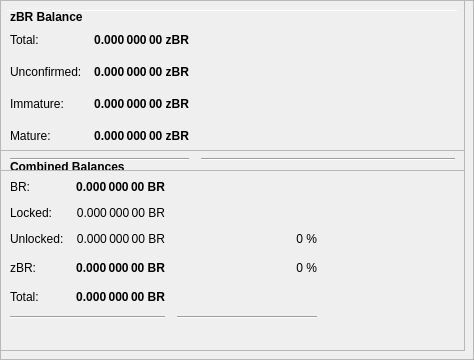
        <widget class="QFrame" name="frameObfuscation">
         <property name="minimumSize">
          <size>
           <width>0</width>
           <height>350</height>
          </size>
         </property>
         <property name="layoutDirection">
          <enum>Qt::LeftToRight</enum>
         </property>
         <property name="frameShape">
          <enum>QFrame::StyledPanel</enum>
         </property>
         <property name="frameShadow">
          <enum>QFrame::Raised</enum>
         </property>
         <widget class="QPushButton" name="runAutoDenom">
          <property name="geometry">
           <rect>
            <x>251</x>
            <y>17</y>
            <width>1</width>
            <height>1</height>
           </rect>
          </property>
          <property name="palette">
           <palette>
            <active>
             <colorrole role="WindowText">
              <brush brushstyle="SolidPattern">
               <color alpha="255">
                <red>0</red>
                <green>0</green>
                <blue>0</blue>
               </color>
              </brush>
             </colorrole>
             <colorrole role="Button">
              <brush brushstyle="SolidPattern">
               <color alpha="255">
                <red>239</red>
                <green>238</green>
                <blue>238</blue>
               </color>
              </brush>
             </colorrole>
             <colorrole role="Light">
              <brush brushstyle="SolidPattern">
               <color alpha="255">
                <red>255</red>
                <green>255</green>
                <blue>255</blue>
               </color>
              </brush>
             </colorrole>
             <colorrole role="Midlight">
              <brush brushstyle="SolidPattern">
               <color alpha="255">
                <red>247</red>
                <green>246</green>
                <blue>246</blue>
               </color>
              </brush>
             </colorrole>
             <colorrole role="Dark">
              <brush brushstyle="SolidPattern">
               <color alpha="255">
                <red>119</red>
                <green>119</green>
                <blue>119</blue>
               </color>
              </brush>
             </colorrole>
             <colorrole role="Mid">
              <brush brushstyle="SolidPattern">
               <color alpha="255">
                <red>159</red>
                <green>159</green>
                <blue>159</blue>
               </color>
              </brush>
             </colorrole>
             <colorrole role="Text">
              <brush brushstyle="SolidPattern">
               <color alpha="255">
                <red>0</red>
                <green>0</green>
                <blue>0</blue>
               </color>
              </brush>
             </colorrole>
             <colorrole role="BrightText">
              <brush brushstyle="SolidPattern">
               <color alpha="255">
                <red>255</red>
                <green>255</green>
                <blue>255</blue>
               </color>
              </brush>
             </colorrole>
             <colorrole role="ButtonText">
              <brush brushstyle="SolidPattern">
               <color alpha="255">
                <red>0</red>
                <green>0</green>
                <blue>0</blue>
               </color>
              </brush>
             </colorrole>
             <colorrole role="Base">
              <brush brushstyle="SolidPattern">
               <color alpha="255">
                <red>255</red>
                <green>255</green>
                <blue>255</blue>
               </color>
              </brush>
             </colorrole>
             <colorrole role="Window">
              <brush brushstyle="SolidPattern">
               <color alpha="255">
                <red>239</red>
                <green>238</green>
                <blue>238</blue>
               </color>
              </brush>
             </colorrole>
             <colorrole role="Shadow">
              <brush brushstyle="SolidPattern">
               <color alpha="255">
                <red>0</red>
                <green>0</green>
                <blue>0</blue>
               </color>
              </brush>
             </colorrole>
             <colorrole role="AlternateBase">
              <brush brushstyle="SolidPattern">
               <color alpha="255">
                <red>247</red>
                <green>246</green>
                <blue>246</blue>
               </color>
              </brush>
             </colorrole>
             <colorrole role="ToolTipBase">
              <brush brushstyle="SolidPattern">
               <color alpha="255">
                <red>255</red>
                <green>255</green>
                <blue>220</blue>
               </color>
              </brush>
             </colorrole>
             <colorrole role="ToolTipText">
              <brush brushstyle="SolidPattern">
               <color alpha="255">
                <red>0</red>
                <green>0</green>
                <blue>0</blue>
               </color>
              </brush>
             </colorrole>
            </active>
            <inactive>
             <colorrole role="WindowText">
              <brush brushstyle="SolidPattern">
               <color alpha="255">
                <red>0</red>
                <green>0</green>
                <blue>0</blue>
               </color>
              </brush>
             </colorrole>
             <colorrole role="Button">
              <brush brushstyle="SolidPattern">
               <color alpha="255">
                <red>239</red>
                <green>238</green>
                <blue>238</blue>
               </color>
              </brush>
             </colorrole>
             <colorrole role="Light">
              <brush brushstyle="SolidPattern">
               <color alpha="255">
                <red>255</red>
                <green>255</green>
                <blue>255</blue>
               </color>
              </brush>
             </colorrole>
             <colorrole role="Midlight">
              <brush brushstyle="SolidPattern">
               <color alpha="255">
                <red>247</red>
                <green>246</green>
                <blue>246</blue>
               </color>
              </brush>
             </colorrole>
             <colorrole role="Dark">
              <brush brushstyle="SolidPattern">
               <color alpha="255">
                <red>119</red>
                <green>119</green>
                <blue>119</blue>
               </color>
              </brush>
             </colorrole>
             <colorrole role="Mid">
              <brush brushstyle="SolidPattern">
               <color alpha="255">
                <red>159</red>
                <green>159</green>
                <blue>159</blue>
               </color>
              </brush>
             </colorrole>
             <colorrole role="Text">
              <brush brushstyle="SolidPattern">
               <color alpha="255">
                <red>0</red>
                <green>0</green>
                <blue>0</blue>
               </color>
              </brush>
             </colorrole>
             <colorrole role="BrightText">
              <brush brushstyle="SolidPattern">
               <color alpha="255">
                <red>255</red>
                <green>255</green>
                <blue>255</blue>
               </color>
              </brush>
             </colorrole>
             <colorrole role="ButtonText">
              <brush brushstyle="SolidPattern">
               <color alpha="255">
                <red>0</red>
                <green>0</green>
                <blue>0</blue>
               </color>
              </brush>
             </colorrole>
             <colorrole role="Base">
              <brush brushstyle="SolidPattern">
               <color alpha="255">
                <red>255</red>
                <green>255</green>
                <blue>255</blue>
               </color>
              </brush>
             </colorrole>
             <colorrole role="Window">
              <brush brushstyle="SolidPattern">
               <color alpha="255">
                <red>239</red>
                <green>238</green>
                <blue>238</blue>
               </color>
              </brush>
             </colorrole>
             <colorrole role="Shadow">
              <brush brushstyle="SolidPattern">
               <color alpha="255">
                <red>0</red>
                <green>0</green>
                <blue>0</blue>
               </color>
              </brush>
             </colorrole>
             <colorrole role="AlternateBase">
              <brush brushstyle="SolidPattern">
               <color alpha="255">
                <red>247</red>
                <green>246</green>
                <blue>246</blue>
               </color>
              </brush>
             </colorrole>
             <colorrole role="ToolTipBase">
              <brush brushstyle="SolidPattern">
               <color alpha="255">
                <red>255</red>
                <green>255</green>
                <blue>220</blue>
               </color>
              </brush>
             </colorrole>
             <colorrole role="ToolTipText">
              <brush brushstyle="SolidPattern">
               <color alpha="255">
                <red>0</red>
                <green>0</green>
                <blue>0</blue>
               </color>
              </brush>
             </colorrole>
            </inactive>
            <disabled>
             <colorrole role="WindowText">
              <brush brushstyle="SolidPattern">
               <color alpha="255">
                <red>119</red>
                <green>119</green>
                <blue>119</blue>
               </color>
              </brush>
             </colorrole>
             <colorrole role="Button">
              <brush brushstyle="SolidPattern">
               <color alpha="255">
                <red>239</red>
                <green>238</green>
                <blue>238</blue>
               </color>
              </brush>
             </colorrole>
             <colorrole role="Light">
              <brush brushstyle="SolidPattern">
               <color alpha="255">
                <red>255</red>
                <green>255</green>
                <blue>255</blue>
               </color>
              </brush>
             </colorrole>
             <colorrole role="Midlight">
              <brush brushstyle="SolidPattern">
               <color alpha="255">
                <red>247</red>
                <green>246</green>
                <blue>246</blue>
               </color>
              </brush>
             </colorrole>
             <colorrole role="Dark">
              <brush brushstyle="SolidPattern">
               <color alpha="255">
                <red>119</red>
                <green>119</green>
                <blue>119</blue>
               </color>
              </brush>
             </colorrole>
             <colorrole role="Mid">
              <brush brushstyle="SolidPattern">
               <color alpha="255">
                <red>159</red>
                <green>159</green>
                <blue>159</blue>
               </color>
              </brush>
             </colorrole>
             <colorrole role="Text">
              <brush brushstyle="SolidPattern">
               <color alpha="255">
                <red>119</red>
                <green>119</green>
                <blue>119</blue>
               </color>
              </brush>
             </colorrole>
             <colorrole role="BrightText">
              <brush brushstyle="SolidPattern">
               <color alpha="255">
                <red>255</red>
                <green>255</green>
                <blue>255</blue>
               </color>
              </brush>
             </colorrole>
             <colorrole role="ButtonText">
              <brush brushstyle="SolidPattern">
               <color alpha="255">
                <red>119</red>
                <green>119</green>
                <blue>119</blue>
               </color>
              </brush>
             </colorrole>
             <colorrole role="Base">
              <brush brushstyle="SolidPattern">
               <color alpha="255">
                <red>239</red>
                <green>238</green>
                <blue>238</blue>
               </color>
              </brush>
             </colorrole>
             <colorrole role="Window">
              <brush brushstyle="SolidPattern">
               <color alpha="255">
                <red>239</red>
                <green>238</green>
                <blue>238</blue>
               </color>
              </brush>
             </colorrole>
             <colorrole role="Shadow">
              <brush brushstyle="SolidPattern">
               <color alpha="255">
                <red>0</red>
                <green>0</green>
                <blue>0</blue>
               </color>
              </brush>
             </colorrole>
             <colorrole role="AlternateBase">
              <brush brushstyle="SolidPattern">
               <color alpha="255">
                <red>239</red>
                <green>238</green>
                <blue>238</blue>
               </color>
              </brush>
             </colorrole>
             <colorrole role="ToolTipBase">
              <brush brushstyle="SolidPattern">
               <color alpha="255">
                <red>255</red>
                <green>255</green>
                <blue>220</blue>
               </color>
              </brush>
             </colorrole>
             <colorrole role="ToolTipText">
              <brush brushstyle="SolidPattern">
               <color alpha="255">
                <red>0</red>
                <green>0</green>
                <blue>0</blue>
               </color>
              </brush>
             </colorrole>
            </disabled>
           </palette>
          </property>
          <property name="focusPolicy">
           <enum>Qt::NoFocus</enum>
          </property>
          <property name="autoFillBackground">
           <bool>true</bool>
          </property>
          <property name="text">
           <string/>
          </property>
          <property name="flat">
           <bool>true</bool>
          </property>
         </widget>
         <widget class="Line" name="line">
          <property name="geometry">
           <rect>
            <x>7</x>
            <y>10</y>
            <width>451</width>
            <height>1</height>
           </rect>
          </property>
          <property name="orientation">
           <enum>Qt::Horizontal</enum>
          </property>
         </widget>
         <widget class="QFrame" name="frame_3">
          <property name="geometry">
           <rect>
            <x>0</x>
            <y>150</y>
            <width>465</width>
            <height>201</height>
           </rect>
          </property>
          <property name="frameShape">
           <enum>QFrame::StyledPanel</enum>
          </property>
          <property name="frameShadow">
           <enum>QFrame::Raised</enum>
          </property>
          <layout class="QVBoxLayout" name="verticalLayout_5">
           <item>
            <layout class="QHBoxLayout" name="horizontalLayout_5" stretch="0">
             <item>
              <widget class="QLabel" name="label_5z">
               <property name="maximumSize">
                <size>
                 <width>16777215</width>
                 <height>20</height>
                </size>
               </property>
               <property name="font">
                <font>
                 <weight>75</weight>
                 <bold>true</bold>
                </font>
               </property>
               <property name="toolTip">
                <string>Combined Balances (including unconfirmed and immature coins)</string>
               </property>
               <property name="text">
                <string>&lt;html&gt;&lt;head/&gt;&lt;body&gt;&lt;p&gt;Combined Balances&lt;/p&gt;&lt;/body&gt;&lt;/html&gt;</string>
               </property>
              </widget>
             </item>
            </layout>
           </item>
           <item>
            <layout class="QGridLayout" name="gridLayout_3">
             <property name="spacing">
              <number>12</number>
             </property>
             <item row="7" column="0" colspan="2">
              <widget class="Line" name="lineSpendableBalance_3">
               <property name="orientation">
                <enum>Qt::Horizontal</enum>
               </property>
              </widget>
             </item>
             <item row="7" column="2">
              <widget class="Line" name="lineWatchBalance_3">
               <property name="sizePolicy">
                <sizepolicy hsizetype="Preferred" vsizetype="Fixed">
                 <horstretch>0</horstretch>
                 <verstretch>0</verstretch>
                </sizepolicy>
               </property>
               <property name="minimumSize">
                <size>
                 <width>140</width>
                 <height>0</height>
                </size>
               </property>
               <property name="orientation">
                <enum>Qt::Horizontal</enum>
               </property>
              </widget>
             </item>
             <item row="4" column="1">
              <widget class="QLabel" name="labelzBalancez">
               <property name="font">
                <font>
                 <weight>75</weight>
                 <bold>true</bold>
                </font>
               </property>
               <property name="cursor">
                <cursorShape>IBeamCursor</cursorShape>
               </property>
               <property name="toolTip">
                <string>Total of transactions that have yet to be confirmed, and do not yet count toward the spendable balance</string>
               </property>
               <property name="text">
                <string notr="true">0.000 000 00 BR</string>
               </property>
               <property name="alignment">
                <set>Qt::AlignRight|Qt::AlignTrailing|Qt::AlignVCenter</set>
               </property>
               <property name="textInteractionFlags">
                <set>Qt::LinksAccessibleByMouse|Qt::TextSelectableByKeyboard|Qt::TextSelectableByMouse</set>
               </property>
              </widget>
             </item>
             <item row="6" column="1">
              <widget class="QLabel" name="labelTotalz">
               <property name="font">
                <font>
                 <weight>75</weight>
                 <bold>true</bold>
                </font>
               </property>
               <property name="cursor">
                <cursorShape>IBeamCursor</cursorShape>
               </property>
               <property name="toolTip">
                <string>Total Balance, including unconfirmed and immature coins.</string>
               </property>
               <property name="text">
                <string notr="true">0.000 000 00 BR</string>
               </property>
               <property name="alignment">
                <set>Qt::AlignRight|Qt::AlignTrailing|Qt::AlignVCenter</set>
               </property>
               <property name="textInteractionFlags">
                <set>Qt::LinksAccessibleByMouse|Qt::TextSelectableByKeyboard|Qt::TextSelectableByMouse</set>
               </property>
              </widget>
             </item>
             <item row="4" column="3">
              <spacer name="horizontalSpacer_6">
               <property name="orientation">
                <enum>Qt::Horizontal</enum>
               </property>
               <property name="sizeHint" stdset="0">
                <size>
                 <width>40</width>
                 <height>20</height>
                </size>
               </property>
              </spacer>
             </item>
             <item row="6" column="0">
              <widget class="QLabel" name="labelTotalTextz">
               <property name="text">
                <string>Total:</string>
               </property>
              </widget>
             </item>
             <item row="1" column="0">
              <widget class="QLabel" name="labelBalanceTextz">
               <property name="text">
                <string>BR:</string>
               </property>
              </widget>
             </item>
             <item row="1" column="1">
              <widget class="QLabel" name="labelBalancez">
               <property name="font">
                <font>
                 <weight>75</weight>
                 <bold>true</bold>
                </font>
               </property>
               <property name="cursor">
                <cursorShape>IBeamCursor</cursorShape>
               </property>
               <property name="toolTip">
                <string>Your current spendable balance</string>
               </property>
               <property name="text">
                <string notr="true">0.000 000 00 BR</string>
               </property>
               <property name="alignment">
                <set>Qt::AlignRight|Qt::AlignTrailing|Qt::AlignVCenter</set>
               </property>
               <property name="textInteractionFlags">
                <set>Qt::LinksAccessibleByMouse|Qt::TextSelectableByKeyboard|Qt::TextSelectableByMouse</set>
               </property>
              </widget>
             </item>
             <item row="4" column="0">
              <widget class="QLabel" name="labelzBalanceTextz">
               <property name="toolTip">
                <string/>
               </property>
               <property name="text">
                <string>zBR:</string>
               </property>
              </widget>
             </item>
             <item row="4" column="2">
              <widget class="QLabel" name="labelzBRPercent">
               <property name="toolTip">
                <string>Current percentage of zBR.
If AutoMint is enabled this percentage will settle around the configured AutoMint percentage (default = 10%)</string>
               </property>
               <property name="text">
                <string>0 %</string>
               </property>
               <property name="alignment">
                <set>Qt::AlignRight|Qt::AlignTrailing|Qt::AlignVCenter</set>
               </property>
              </widget>
             </item>
             <item row="6" column="2">
              <widget class="QLabel" name="label100Percent">
               <property name="text">
                <string/>
               </property>
               <property name="alignment">
                <set>Qt::AlignRight|Qt::AlignTrailing|Qt::AlignVCenter</set>
               </property>
              </widget>
             </item>
             <item row="2" column="1">
              <widget class="QLabel" name="labelLockedBalance">
               <property name="toolTip">
                <string>Locked BR or Masternode collaterals. These are excluded from zCATO minting.</string>
               </property>
               <property name="text">
                <string>0.000 000 00 BR</string>
               </property>
               <property name="alignment">
                <set>Qt::AlignRight|Qt::AlignTrailing|Qt::AlignVCenter</set>
               </property>
              </widget>
             </item>
             <item row="2" column="0">
              <widget class="QLabel" name="labelLockedBalanceText">
               <property name="toolTip">
                <string>Locked BR or Masternode collaterals. These are excluded from zCATO minting.</string>
               </property>
               <property name="text">
                <string>Locked:</string>
               </property>
              </widget>
             </item>
             <item row="3" column="0">
              <widget class="QLabel" name="labelUnLockedBalanceText">
               <property name="toolTip">
                <string>Unlocked BRs. These can be used for zCATO minting.</string>
               </property>
               <property name="text">
                <string>Unlocked:</string>
               </property>
              </widget>
             </item>
             <item row="3" column="1">
              <widget class="QLabel" name="labelUnLockedBalance">
               <property name="toolTip">
                <string>Unlocked BRs. These can be used for zCATO minting.</string>
               </property>
               <property name="text">
                <string>0.000 000 00 BR</string>
               </property>
               <property name="alignment">
                <set>Qt::AlignRight|Qt::AlignTrailing|Qt::AlignVCenter</set>
               </property>
              </widget>
             </item>
             <item row="3" column="2">
              <widget class="QLabel" name="labelBRPercent">
               <property name="text">
                <string>0 %</string>
               </property>
               <property name="alignment">
                <set>Qt::AlignRight|Qt::AlignTrailing|Qt::AlignVCenter</set>
               </property>
              </widget>
             </item>
            </layout>
           </item>
           <item>
            <spacer name="verticalSpacer">
             <property name="orientation">
              <enum>Qt::Vertical</enum>
             </property>
             <property name="sizeHint" stdset="0">
              <size>
               <width>20</width>
               <height>40</height>
              </size>
             </property>
            </spacer>
           </item>
          </layout>
         </widget>
         <widget class="QFrame" name="frame_4">
          <property name="geometry">
           <rect>
            <x>0</x>
            <y>0</y>
            <width>465</width>
            <height>171</height>
           </rect>
          </property>
          <property name="frameShape">
           <enum>QFrame::StyledPanel</enum>
          </property>
          <property name="frameShadow">
           <enum>QFrame::Raised</enum>
          </property>
          <layout class="QVBoxLayout" name="verticalLayout_7">
           <item>
            <layout class="QHBoxLayout" name="horizontalLayout_8" stretch="0">
             <item>
              <widget class="QLabel" name="label_5z_3">
               <property name="maximumSize">
                <size>
                 <width>16777215</width>
                 <height>20</height>
                </size>
               </property>
               <property name="font">
                <font>
                 <weight>75</weight>
                 <bold>true</bold>
                </font>
               </property>
               <property name="text">
                <string>zBR Balance</string>
               </property>
              </widget>
             </item>
            </layout>
           </item>
           <item>
            <layout class="QGridLayout" name="gridLayout_5">
             <property name="spacing">
              <number>12</number>
             </property>
             <item row="4" column="0">
              <widget class="QLabel" name="labelzBalanceMatureText">
               <property name="toolTip">
                <string>Mature: more than 20 confirmation and more than 1 mints of the same denomination after it was minted.
These zBR are spendable.</string>
               </property>
               <property name="text">
                <string>Mature:</string>
               </property>
              </widget>
             </item>
             <item row="5" column="0" colspan="2">
              <widget class="Line" name="lineSpendableBalance_5">
               <property name="orientation">
                <enum>Qt::Horizontal</enum>
               </property>
              </widget>
             </item>
             <item row="1" column="1">
              <widget class="QLabel" name="labelzBalance">
               <property name="font">
                <font>
                 <weight>75</weight>
                 <bold>true</bold>
                </font>
               </property>
               <property name="cursor">
                <cursorShape>IBeamCursor</cursorShape>
               </property>
               <property name="toolTip">
                <string>All available zBR, unconfirmed and immature zCATO included.</string>
               </property>
               <property name="text">
                <string notr="true">0.000 000 00 zBR</string>
               </property>
               <property name="alignment">
                <set>Qt::AlignRight|Qt::AlignTrailing|Qt::AlignVCenter</set>
               </property>
               <property name="textInteractionFlags">
                <set>Qt::LinksAccessibleByMouse|Qt::TextSelectableByKeyboard|Qt::TextSelectableByMouse</set>
               </property>
              </widget>
             </item>
             <item row="5" column="2">
              <widget class="Line" name="lineWatchBalance_5">
               <property name="sizePolicy">
                <sizepolicy hsizetype="Preferred" vsizetype="Fixed">
                 <horstretch>0</horstretch>
                 <verstretch>0</verstretch>
                </sizepolicy>
               </property>
               <property name="minimumSize">
                <size>
                 <width>140</width>
                 <height>0</height>
                </size>
               </property>
               <property name="orientation">
                <enum>Qt::Horizontal</enum>
               </property>
              </widget>
             </item>
             <item row="1" column="0">
              <widget class="QLabel" name="labelzBalanceText">
               <property name="toolTip">
                <string>All available zBR, unconfirmed and immature zCATO included.</string>
               </property>
               <property name="text">
                <string>Total:</string>
               </property>
              </widget>
             </item>
             <item row="1" column="2">
              <spacer name="horizontalSpacer_8">
               <property name="orientation">
                <enum>Qt::Horizontal</enum>
               </property>
               <property name="sizeHint" stdset="0">
                <size>
                 <width>40</width>
                 <height>20</height>
                </size>
               </property>
              </spacer>
             </item>
             <item row="4" column="2">
              <spacer name="horizontalSpacer_4">
               <property name="orientation">
                <enum>Qt::Horizontal</enum>
               </property>
               <property name="sizeHint" stdset="0">
                <size>
                 <width>40</width>
                 <height>20</height>
                </size>
               </property>
              </spacer>
             </item>
             <item row="4" column="1">
              <widget class="QLabel" name="labelzBalanceMature">
               <property name="font">
                <font>
                 <weight>75</weight>
                 <bold>true</bold>
                </font>
               </property>
               <property name="toolTip">
                <string>Mature: more than 20 confirmation and more than 1 mints of the same denomination after it was minted.
These zBR are spendable.</string>
               </property>
               <property name="text">
                <string>0.000 000 00 zBR</string>
               </property>
               <property name="alignment">
                <set>Qt::AlignRight|Qt::AlignTrailing|Qt::AlignVCenter</set>
               </property>
              </widget>
             </item>
             <item row="2" column="0">
              <widget class="QLabel" name="labelzBalanceUnconfirmedText">
               <property name="toolTip">
                <string>Unconfirmed: less than 20 confirmations
Immature: confirmed, but less than 1 mints of the same denomination after it was minted</string>
               </property>
               <property name="text">
                <string>Unconfirmed:</string>
               </property>
              </widget>
             </item>
             <item row="2" column="1">
              <widget class="QLabel" name="labelzBalanceUnconfirmed">
               <property name="font">
                <font>
                 <weight>75</weight>
                 <bold>true</bold>
                </font>
               </property>
               <property name="toolTip">
                <string>Unconfirmed: less than 20 confirmations
Immature: confirmed, but less than 1 mints of the same denomination after it was minted</string>
               </property>
               <property name="text">
                <string>0.000 000 00 zBR</string>
               </property>
               <property name="alignment">
                <set>Qt::AlignRight|Qt::AlignTrailing|Qt::AlignVCenter</set>
               </property>
              </widget>
             </item>
             <item row="2" column="2">
              <spacer name="horizontalSpacer_5">
               <property name="orientation">
                <enum>Qt::Horizontal</enum>
               </property>
               <property name="sizeHint" stdset="0">
                <size>
                 <width>40</width>
                 <height>20</height>
                </size>
               </property>
              </spacer>
             </item>
             <item row="3" column="0">
              <widget class="QLabel" name="labelzBalanceImmatureText">
               <property name="toolTip">
                <string>Unconfirmed: less than 20 confirmations
Immature: confirmed, but less than 1 mints of the same denomination after it was minted</string>
               </property>
               <property name="text">
                <string>Immature:</string>
               </property>
              </widget>
             </item>
             <item row="3" column="1">
              <widget class="QLabel" name="labelzBalanceImmature">
               <property name="font">
                <font>
                 <weight>75</weight>
                 <bold>true</bold>
                </font>
               </property>
               <property name="toolTip">
                <string>Unconfirmed: less than 20 confirmations
Immature: confirmed, but less than 1 mints of the same denomination after it was minted</string>
               </property>
               <property name="text">
                <string>0.000 000 00 zBR</string>
               </property>
               <property name="alignment">
                <set>Qt::AlignRight|Qt::AlignTrailing|Qt::AlignVCenter</set>
               </property>
              </widget>
             </item>
             <item row="3" column="2">
              <spacer name="horizontalSpacer_7">
               <property name="orientation">
                <enum>Qt::Horizontal</enum>
               </property>
               <property name="sizeHint" stdset="0">
                <size>
                 <width>40</width>
                 <height>20</height>
                </size>
               </property>
              </spacer>
             </item>
            </layout>
           </item>
          </layout>
         </widget>
        </widget>
